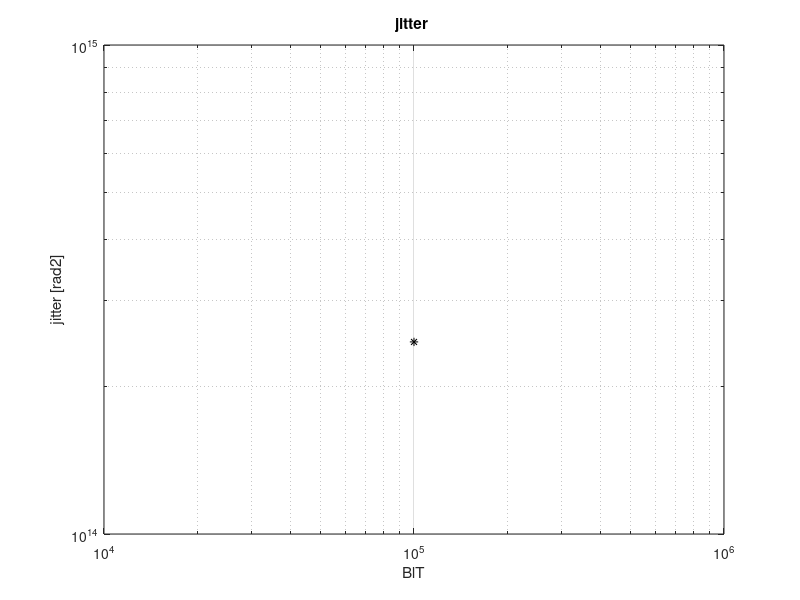
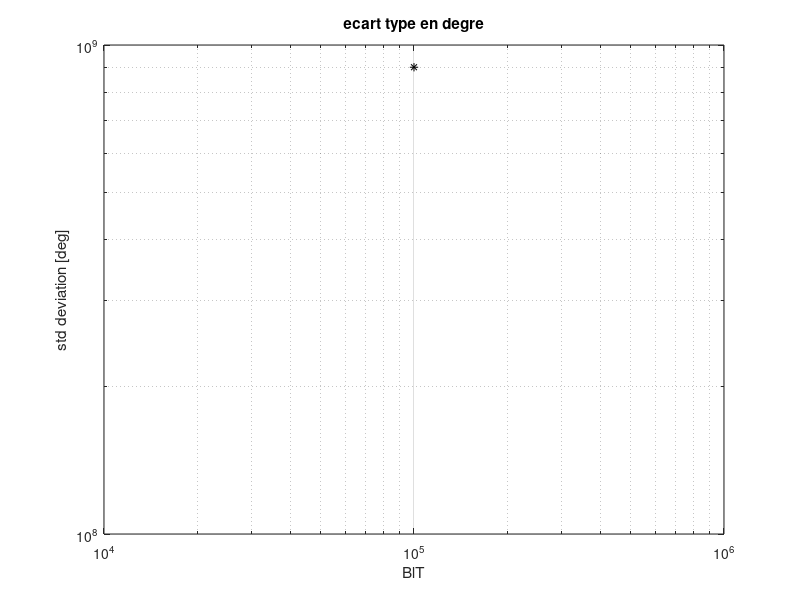
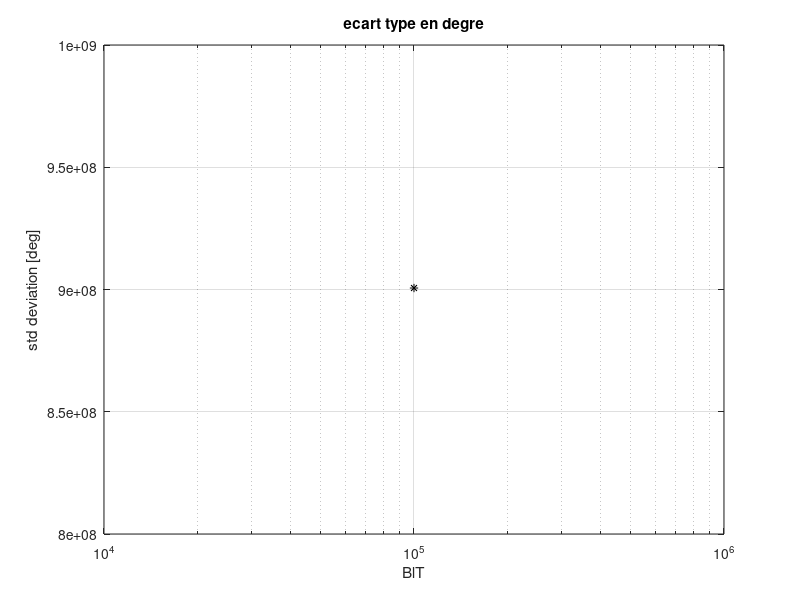

Write MATLAB code to recreate these figures, in order.
close all

clear all



load pente_NDA_QPSK



BlT_dB=input('log10(BlT)=[..] (ex: -3 pour 0.1%)?');  % ex: -3

BlTT=10.^(BlT_dB);

ordre=input('loop order (1 or 2)?'); 



if ordre==2

zeta=sqrt(2)/2;

A=16*zeta^2*BlTT.*(1+4*zeta^2-4*BlTT)/(1+4*zeta^2)./(1+4*zeta^2-8*zeta^2*BlTT);

B=64*zeta^2*BlTT.^2/(1+4*zeta^2)./(1+4*zeta^2-8*zeta^2*BlTT);



elseif ordre==1

   B=0*BlTT;

   A=4*BlTT;

else

   display ('order1 assumed');

    B=0*BlTT;

    A=4*BlTT;

end

 

 A=A/pente;

 B=B/pente;

 

EbNodB=input('Eb/No dB=?');

EbNo=10.^(EbNodB/10);



N_symb=1e5;

M=4;   %QPSK





for jj=1:length(BlTT) % loop on BlT

   jj

   BlT=BlTT(jj);

NCO_mem=0;

filtre_mem=0;

phi_est(1)=0;



for ii=1:N_symb



    if mod(ii,1000)==0

        ii

    end

    

    

   %bits=2*randint(1,2)-1;

   bits=2*(randi(2,1,2)-1)-1;

   IE=bits(1);

   QE=bits(2);

   symb_emis=IE+j*QE;

 

 

 Es=sum(abs(symb_emis).^2);

 

 

 %

 %bruit

 %

   sigma=sqrt(Es/EbNo/4);

   

   noise=randn(2,1)*sigma;

 

   recu=symb_emis+noise(1,:)+j*noise(2,:);

   

   %

   % dephasage

   %

   

   d_phi=0;

   recu=recu*exp(j*d_phi);

   

   %

   %  PLL

   %

   

   out_det(ii)=-imag((recu*exp(-j*phi_est(ii)))^4);

   

   % filtre de boucle

   

   w(ii)=filtre_mem+out_det(ii);

   filtre_mem=w(ii);

   out_filtre=A(jj)*out_det(ii)+B(jj)*w(ii);

   

   %NCO

   

   phi_est(ii+1)=out_filtre+NCO_mem;

   NCO_mem=phi_est(ii+1);

 

  

end



error=phi_est(5000:length(phi_est));

jitter(jj)=var(error);



end



% plotting of results



figure(1)

loglog(BlTT,jitter,'k*-')

xlabel('BlT')

ylabel('jitter [rad2]')

title('jitter ')

grid on



figure(2)

loglog(BlTT,sqrt(jitter)*180/pi,'k*-')

grid on

xlabel('BlT')

ylabel('std deviation [deg]')

title('ecart type en degre')



figure(3)

semilogx(BlTT,sqrt(jitter)*180/pi,'k*-')

grid on

xlabel('BlT')

ylabel('std deviation [deg]')

title('ecart type en degre')





